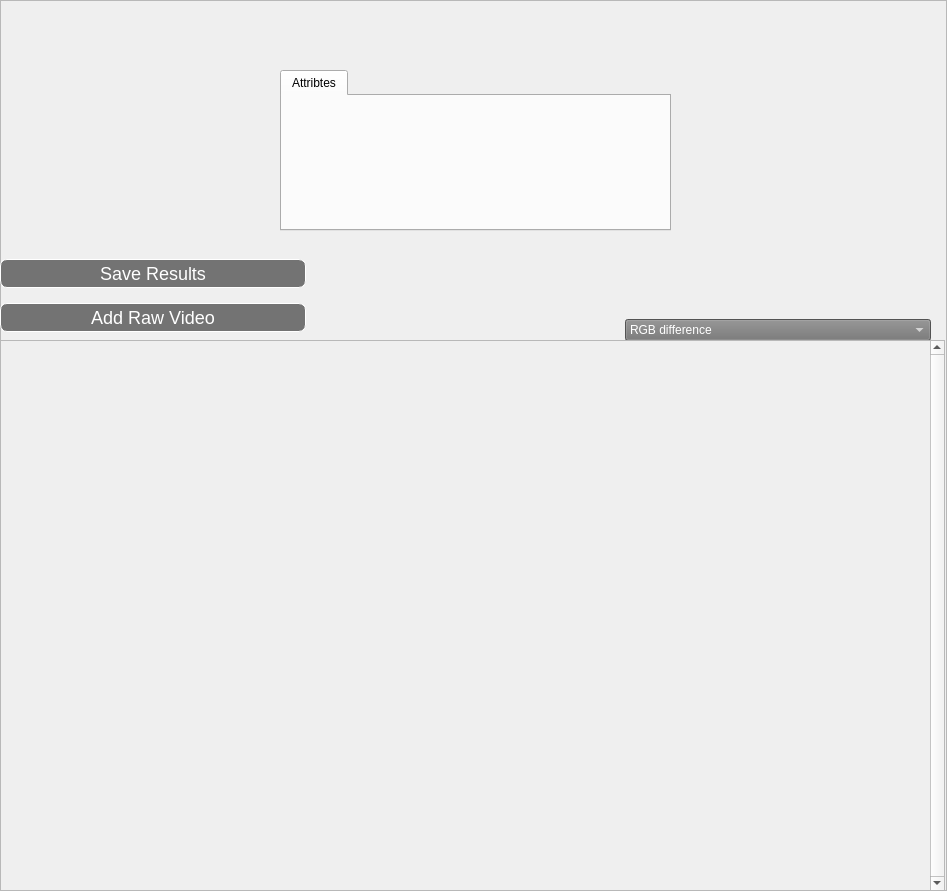
<?xml version="1.0" encoding="UTF-8"?>
<ui version="4.0">
 <class>AnalysisTab</class>
 <widget class="QFrame" name="AnalysisTab">
  <property name="geometry">
   <rect>
    <x>0</x>
    <y>0</y>
    <width>947</width>
    <height>891</height>
   </rect>
  </property>
  <property name="windowTitle">
   <string>Frame</string>
  </property>
  <property name="frameShape">
   <enum>QFrame::StyledPanel</enum>
  </property>
  <property name="frameShadow">
   <enum>QFrame::Raised</enum>
  </property>
  <widget class="QTabWidget" name="properties">
   <property name="geometry">
    <rect>
     <x>280</x>
     <y>70</y>
     <width>391</width>
     <height>161</height>
    </rect>
   </property>
   <property name="currentIndex">
    <number>0</number>
   </property>
   <widget class="QWidget" name="attributes">
    <attribute name="title">
     <string>Attribtes</string>
    </attribute>
   </widget>
  </widget>
  <widget class="QWidget" name="horizontalLayoutWidget">
   <property name="geometry">
    <rect>
     <x>0</x>
     <y>250</y>
     <width>931</width>
     <height>91</height>
    </rect>
   </property>
   <layout class="QHBoxLayout" name="horizontalLayout">
    <item>
     <layout class="QVBoxLayout" name="verticalLayout_2">
      <item>
       <widget class="QPushButton" name="save">
        <property name="styleSheet">
         <string notr="true">QPushButton {
	color: rgb(255, 255, 255);
	border-color: rgb(69, 62, 62);
background-color: QLinearGradient( x1: 0, y1: 0, x2: 0, y2: 1, stop: 0 #88d, stop: 0.1 #99e, stop: 0.49 #77c);
	background: rgb(115, 115, 115);
	border-width: 1px;
	border-color:rgb(255, 255, 255);
	border-style: outset;
	border-radius: 7;
	padding: 3px;
	font-size: 18px;
	padding-left: 5px;
	padding-right: 5px;

}

QPushButton:pressed {
background-color: rgb(69, 62, 62);
	border-style: inset;
}</string>
        </property>
        <property name="text">
         <string>Save Results</string>
        </property>
       </widget>
      </item>
      <item>
       <widget class="QPushButton" name="addVideo">
        <property name="styleSheet">
         <string notr="true">QPushButton {
	color: rgb(255, 255, 255);
	border-color: rgb(69, 62, 62);
background-color: QLinearGradient( x1: 0, y1: 0, x2: 0, y2: 1, stop: 0 #88d, stop: 0.1 #99e, stop: 0.49 #77c);
	background: rgb(115, 115, 115);
	border-width: 1px;
	border-color:rgb(255, 255, 255);
	border-style: outset;
	border-radius: 7;
	padding: 3px;
	font-size: 18px;
	padding-left: 5px;
	padding-right: 5px;

}

QPushButton:pressed {
background-color: rgb(69, 62, 62);
	border-style: inset;
}</string>
        </property>
        <property name="text">
         <string>Add Raw Video</string>
        </property>
       </widget>
      </item>
     </layout>
    </item>
    <item>
     <widget class="QWidget" name="panel" native="true"/>
    </item>
    <item>
     <layout class="QVBoxLayout" name="verticalLayout">
      <item>
       <spacer name="verticalSpacer">
        <property name="orientation">
         <enum>Qt::Vertical</enum>
        </property>
        <property name="sizeHint" stdset="0">
         <size>
          <width>20</width>
          <height>40</height>
         </size>
        </property>
       </spacer>
      </item>
      <item>
       <widget class="QComboBox" name="analysisTyp">
        <property name="styleSheet">
         <string notr="true">background-color: rgb(116, 116, 116);
color: rgb(255, 255, 255);</string>
        </property>
        <item>
         <property name="text">
          <string>RGB difference</string>
         </property>
        </item>
        <item>
         <property name="text">
          <string>Macroblocks</string>
         </property>
        </item>
       </widget>
      </item>
     </layout>
    </item>
   </layout>
  </widget>
  <widget class="QScrollArea" name="scrollArea">
   <property name="geometry">
    <rect>
     <x>0</x>
     <y>340</y>
     <width>945</width>
     <height>551</height>
    </rect>
   </property>
   <property name="minimumSize">
    <size>
     <width>945</width>
     <height>551</height>
    </size>
   </property>
   <property name="maximumSize">
    <size>
     <width>945</width>
     <height>551</height>
    </size>
   </property>
   <property name="verticalScrollBarPolicy">
    <enum>Qt::ScrollBarAlwaysOn</enum>
   </property>
   <property name="horizontalScrollBarPolicy">
    <enum>Qt::ScrollBarAlwaysOff</enum>
   </property>
   <property name="widgetResizable">
    <bool>true</bool>
   </property>
   <widget class="QWidget" name="scrollAreaWidgetContents">
    <property name="geometry">
     <rect>
      <x>0</x>
      <y>0</y>
      <width>930</width>
      <height>549</height>
     </rect>
    </property>
   </widget>
  </widget>
  <widget class="QWidget" name="gridLayoutWidget">
   <property name="geometry">
    <rect>
     <x>10</x>
     <y>10</y>
     <width>261</width>
     <height>231</height>
    </rect>
   </property>
   <layout class="QGridLayout" name="rawVidCon"/>
  </widget>
 </widget>
 <resources/>
 <connections/>
</ui>
